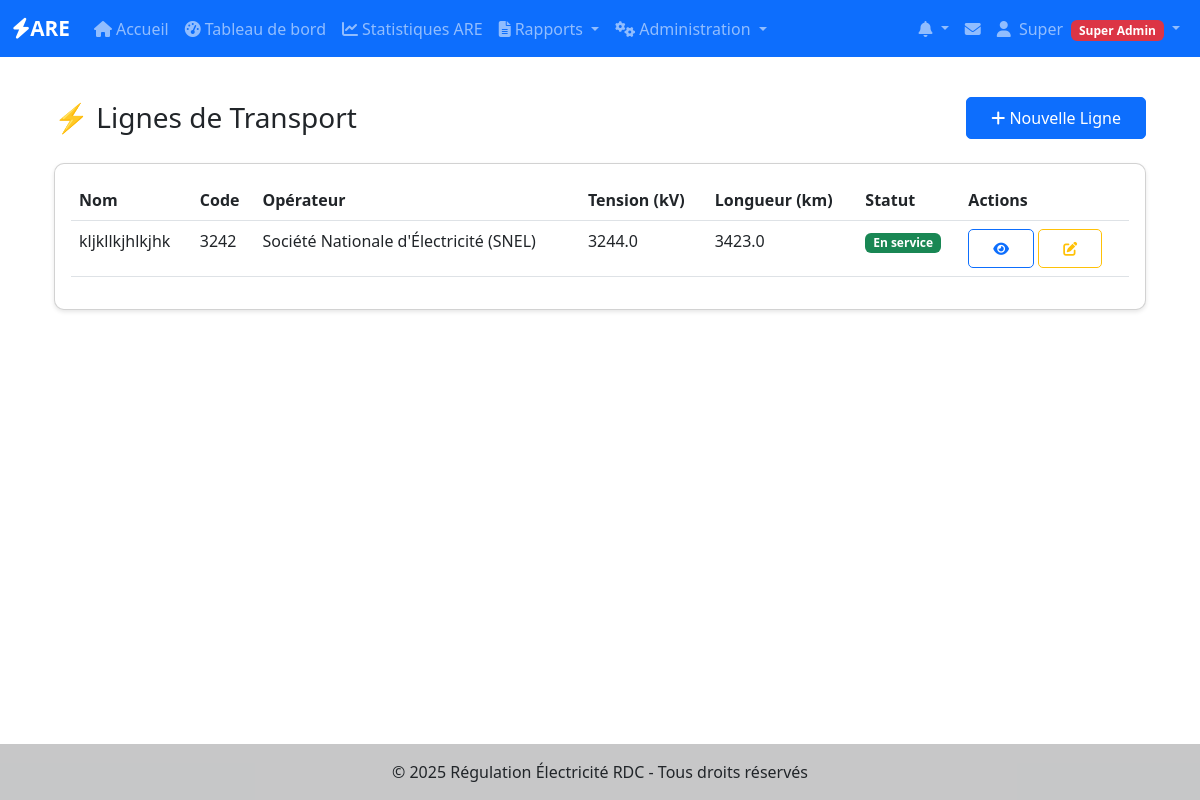
The page /transport/lignes (signed in) on the database as committed earlier.
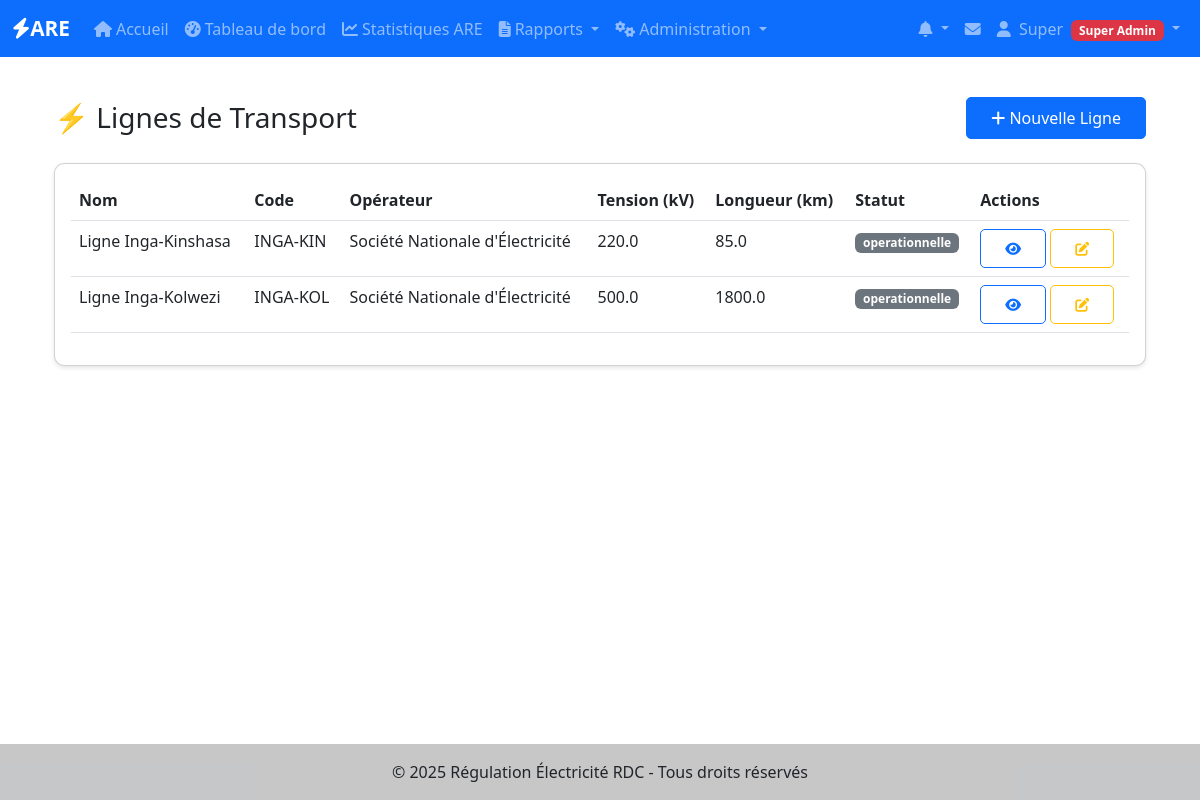
The same page on the database as committed later.
### app/models/transport.py (models this page shows, shortened)
class LigneTransport(BaseModel):
    __tablename__ = 'lignes_transport'
    operateur_id = Column(Integer, ForeignKey('operateurs.id'), nullable=False)
    nom = Column(String(200), nullable=False, index=True)
    code = Column(String(50), unique=True, nullable=False)
    designation = Column(String(300))
    tension_nominale = Column(Float, nullable=False)  # kV
    longueur_totale = Column(Float)  # km
    nombre_circuits = Column(Integer, default=1)
    type_ligne = Column(String(50))  # aérienne, souterraine, mixte
    poste_depart = Column(String(200))
    poste_arrivee = Column(String(200))
    coordonnees_tracé = Column(JSON)  # Liste de points [lat, lng]
    type_conducteur = Column(String(100))  # ACSR, AAAC, etc.
    section_conducteur = Column(Float)  # mm²
    nombre_conducteurs_par_phase = Column(Integer, default=1)
    capacite_thermique = Column(Float)  # A
    capacite_transport = Column(Float)  # MVA
    type_supports = Column(String(100))  # treillis, béton, bois
    hauteur_moyenne_supports = Column(Float)  # m
    portee_moyenne = Column(Float)  # m
    type_isolateurs = Column(String(100))
    conducteur_terre = Column(Boolean, default=True)
    cable_garde = Column(Boolean, default=False)
    systeme_protection = Column(String(200))
    date_mise_service = Column(DateTime)
    statut = Column(String(50), default='en_service')  # en_service, hors_service, maintenance
    proprietaire = Column(String(200))
    exploitant = Column(String(200))
    taux_indisponibilite = Column(Float, default=0.0)  # %
    nombre_defauts_annuels = Column(Integer, default=0)
    duree_moyenne_coupures = Column(Float, default=0.0)  # minutes
    date_derniere_inspection = Column(DateTime)
    periodicite_inspection = Column(Integer, default=12)  # mois
    date_derniere_maintenance = Column(DateTime)
    observations = Column(Text)
    operateur = relationship("Operateur", back_populates="lignes_transport")
    rapports = relationship("RapportTransport", back_populates="ligne", cascade="all, delete-orphan")
    postes_depart = relationship("PosteTransport", foreign_keys="PosteTransport.ligne_depart_id", back_populates="lignes_depart")
    postes_arrivee = relationship("PosteTransport", foreign_keys="PosteTransport.ligne_arrivee_id", back_populates="lignes_arrivee")

### app/models/operateurs.py (models this page shows, shortened)
class Operateur(BaseModel):
    __tablename__ = 'operateurs'
    nom = db.Column(db.String(200), nullable=False, index=True)
    sigle = db.Column(db.String(50))
    type_operateur = db.Column(db.String(50))  # Production, Transport, Distribution
    adresse = db.Column(db.Text)
    ville = db.Column(db.String(100))
    province = db.Column(db.String(100))
    telephone = db.Column(db.String(20))
    email = db.Column(db.String(120))
    site_web = db.Column(db.String(200))
    numero_licence = db.Column(db.String(100), unique=True)
    date_licence = db.Column(db.Date)
    statut_licence = db.Column(db.String(20), default='active')  # active, suspendue, expirée
    capacite_installee = db.Column(db.Float)  # en MW
    zone_couverture = db.Column(db.Text)
    nombre_clients = db.Column(db.Integer)
    observations = db.Column(db.Text)
    centrales_hydro = db.relationship("CentraleHydro", back_populates="operateur", lazy=True)
    centrales_thermique = db.relationship("CentraleThermique", back_populates="operateur", lazy=True)
    centrales_solaire = db.relationship("CentraleSolaire", back_populates="operateur", lazy=True)
    lignes_transport = db.relationship("LigneTransport", back_populates="operateur", lazy=True)
    postes_transport = db.relationship("PosteTransport", back_populates="operateur", lazy=True)
    reseaux_distribution = db.relationship("ReseauDistribution", back_populates="operateur", lazy=True)

### app/transport/routes.py (the view)
@bp.route('/lignes')
@login_required
def liste_lignes():
    page = request.args.get('page', 1, type=int)
    per_page = request.args.get('per_page', 25, type=int)
    if current_user.is_admin():
        query = LigneTransport.query
        operateurs = Operateur.query.filter_by(actif=True).all()
    else:
        query = LigneTransport.query.filter_by(operateur_id=current_user.operateur_id)
        operateurs = [current_user.operateur] if current_user.operateur else []
    operateur_id = request.args.get('operateur_id', type=int)
    if operateur_id:
        query = query.filter_by(operateur_id=operateur_id)
    statut = request.args.get('statut')
    if statut:
        query = query.filter_by(statut=statut)
    tension = request.args.get('tension', type=float)
    if tension:
        query = query.filter_by(tension_nominale=tension)
    sort_by = request.args.get('sort', 'nom')
    sort_order = request.args.get('order', 'asc')
    if hasattr(LigneTransport, sort_by):
        column = getattr(LigneTransport, sort_by)
        if sort_order == 'desc':
            query = query.order_by(column.desc())
        else:
            query = query.order_by(column.asc())
    lignes_paginated = query.filter_by(actif=True).paginate(
        page=page, per_page=per_page, error_out=False
    )
    return render_template('transport/lignes/liste.html',
                         lignes=lignes_paginated,
                         operateurs=operateurs)

### app/models/utilisateurs.py (called while the page is built)
    def is_super_admin(self):
        return self.role == 'super_admin'

    def is_admin(self):
        return self.role in ['super_admin', 'admin_operateur']

    def has_permission(self, permission):
        permissions = {
            'super_admin': ['create_operateur', 'edit_operateur', 'delete_operateur',
                           'create_user', 'edit_user', 'delete_user', 'view_all_reports'],
            'admin_operateur': ['edit_own_operateur', 'create_user_operateur',
                               'edit_user_operateur', 'view_own_reports', 'create_reports'],
            'utilisateur_operateur': ['view_own_reports', 'create_reports', 'edit_own_reports']
        }
        return permission in permissions.get(self.role, [])

### app/templates/transport/lignes/liste.html (shortened to what this page needs)
{% extends "base.html" %}
{% block content %}
<div class="container-fluid">
    <div class="row">
        <div class="col-12">
            <div class="d-flex justify-content-between align-items-center mb-4">
                <h1 class="h3 mb-0">⚡ Lignes de Transport</h1>
                {% if current_user.is_admin() %}
                <a href="{{ url_for('transport.nouvelle_ligne') }}" class="btn btn-primary">
                    <i class="fas fa-plus"></i> Nouvelle Ligne
                </a>
                {% endif %}
            </div>
        </div>
    </div>
    <div class="row">
        <div class="col-12">
            <div class="card">
                <div class="card-body">
                    {% if lignes %}
                    <div class="table-responsive">
                        <table class="table table-hover">
                            <thead>
                                <tr>
                                    <th>Nom</th>
                                    <th>Code</th>
                                    <th>Opérateur</th>
                                    <th>Tension (kV)</th>
                                    <th>Longueur (km)</th>
                                    <th>Statut</th>
                                    <th>Actions</th>
                                </tr>
                            </thead>
                            <tbody>
                                {% for ligne in lignes %}
                                <tr>
                                    <td>{{ ligne.nom }}</td>
                                    <td>{{ ligne.code }}</td>
                                    <td>{{ ligne.operateur.nom if ligne.operateur else '-' }}</td>
                                    <td>{{ ligne.tension_nominale or '-' }}</td>
                                    <td>{{ ligne.longueur_totale or '-' }}</td>
                                    <td>
                                        {% if ligne.statut == 'en_service' %}
                                            <span class="badge bg-success">En service</span>
                                        {% elif ligne.statut == 'hors_service' %}
                                            <span class="badge bg-danger">Hors service</span>
                                        {% elif ligne.statut == 'maintenance' %}
                                            <span class="badge bg-warning">Maintenance</span>
                                        {% else %}
                                            <span class="badge bg-secondary">{{ ligne.statut }}</span>
                                        {% endif %}
                                    </td>
                                    <td>
                                        <a href="{{ url_for('transport.detail_ligne', id=ligne.id) }}"
                                           class="btn btn-sm btn-outline-primary" title="Voir détails">
                                            <i class="fas fa-eye"></i>
                                        </a>
                                        {% if current_user.is_admin() %}
                                        <a href="{{ url_for('transport.modifier_ligne', id=ligne.id) }}"
                                           class="btn btn-sm btn-outline-warning" title="Modifier">
                                            <i class="fas fa-edit"></i>
                                        </a>
                                        {% endif %}
                                    </td>
                                </tr>
                                {% endfor %}
                            </tbody>
                        </table>
                    </div>
                    {% endif %}
                </div>
            </div>
        </div>
    </div>
</div>
{% endblock %}

Rows that differ between the two databases and show on the page:
removed LigneTransport: nom "kljkllkjhlkjhk", code "3242", operateur "Société Nationale d'Électricité (SNEL)", tension_nominale "3244.0", longueur_totale "3423.0", statut "En service"
added LigneTransport: nom "Ligne Inga-Kinshasa", code "INGA-KIN", operateur "Société Nationale d'Électricité", tension_nominale "220.0", longueur_totale "85.0", statut "operationnelle"
added LigneTransport: nom "Ligne Inga-Kolwezi", code "INGA-KOL", operateur "Société Nationale d'Électricité", tension_nominale "500.0", longueur_totale "1800.0", statut "operationnelle"
